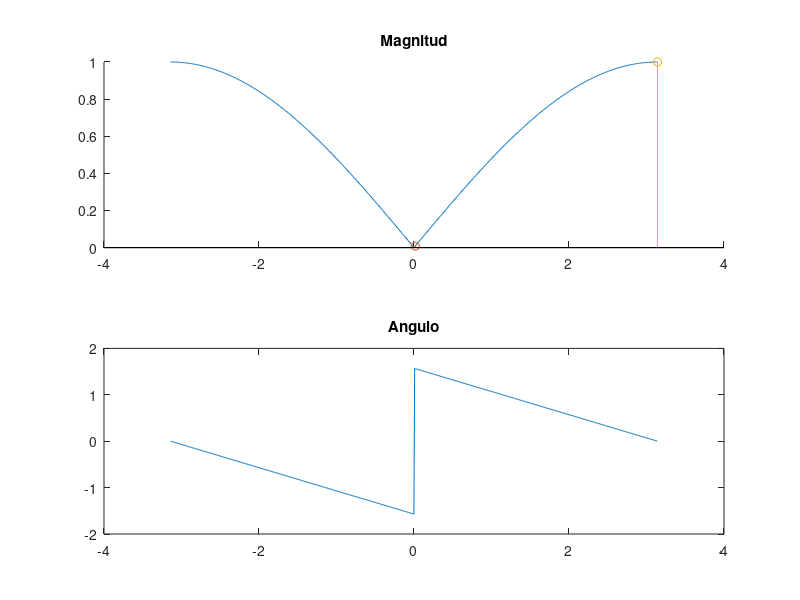

This figure's MATLAB source:
% Tecnologico de Costa Rica
% Escuela de Ingenieria Electronica
% El-5805 Procesamiento Digital de Señales

% This Octave File solves the
% problems given for the Course
% Digital Signal Processing

w = -pi:0.01:pi;
j = sqrt(-1);

f = (1/2) * (1 - cos(w) + j* sin(w));
H = (1/2) * sqrt( 2 - 2 * cos(w) );

% El filtro es 1/2 * (1-e^(-jw))

% Para 
H10 = (1/2) * sqrt( 2 - 2 * cos(pi/200) );
H2000 = (1/2) * sqrt( 2 - 2 * cos(pi) );
figure('name', 'Exercise #7 - Digital Signal Processing');
subplot(2,1,1); 
hold on;
p1 = plot(w,H); 
p2 = stem((pi/200), H10);
p3 = stem((pi), H2000);
title('Magnitud');
hold off;
subplot(2,1,2);
p4 = plot(w,angle(f));
title('Angulo');
